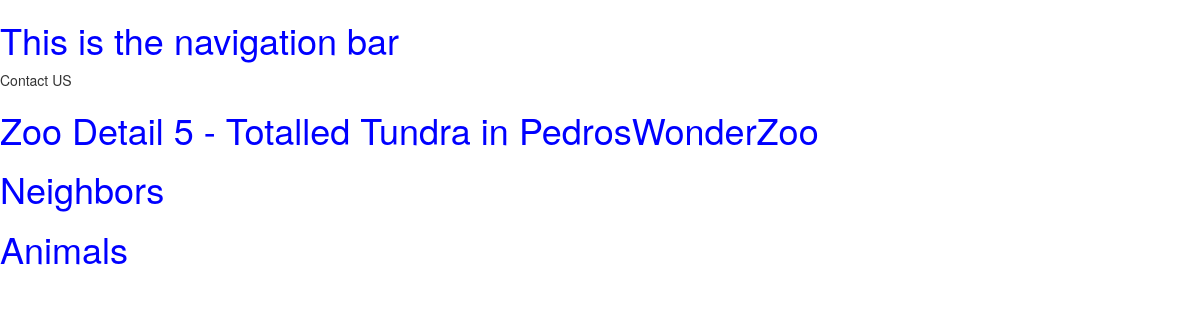
/zoo/exhibit/5, run on an earlier commit of the app's database.
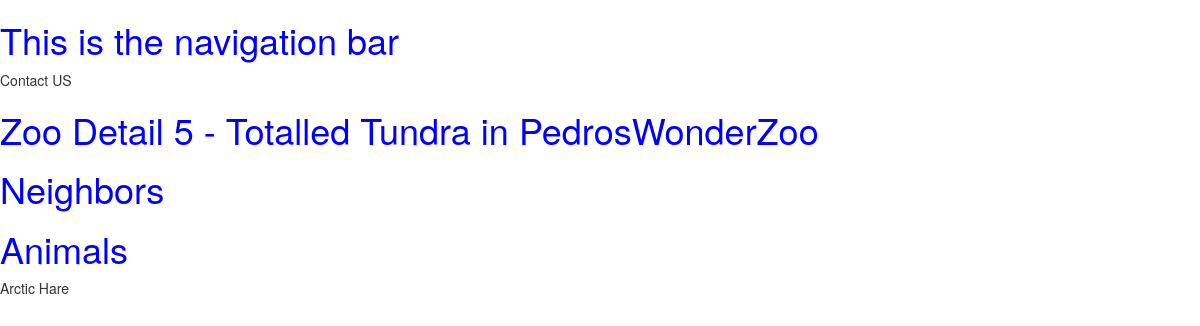
And on a later commit of the database.
### zoo/models.py (models this page shows, shortened)
class Exhibit(models.Model):
	name = models.CharField(max_length=200, help_text="Enter an Exhibit Name)")
	zoo = models.ForeignKey('Zoo', on_delete=models.SET_NULL, null=True)

class Zoo(models.Model):
	name = models.CharField(max_length=200, help_text="Enter a Zoo Name)")
	logoFileName = models.CharField(max_length=200, help_text="Enter a logo image", null=True)

class Animal(models.Model):
	name = models.CharField(max_length=200, help_text="Enter an Exhibit Name)")
	imageFileName = models.CharField(max_length=200, help_text="Enter Image", null=True)
	exhibit = models.ForeignKey('Exhibit', on_delete=models.SET_NULL, null=True)
	soundFileName = models.CharField(max_length=200, help_text="Enter Sound File", null=True, blank=True)
	habitatDescription = models.TextField(max_length=1000, help_text="Enter Habitat Description")

### zoo/views.py (the view)
# urls.py: path('exhibit/<int:pk>', views.ExhibitDetailView.as_view(), name='exhibitDetail'),
class ExhibitDetailView(generic.DetailView):
	model = Exhibit

### zoo/templates/zoo/exhibit_detail.html (shortened to what this page needs)
{% extends "base_generic.html" %}
{% block content %}
<h1>Zoo Detail {{ exhibit.id }} - {{ exhibit.name }} in {{ exhibit.zoo.name }}</h1>
<h1>Neighbors</h1>
<h1>Animals</h1>
{% for animal in exhibit.animal_set.all %}
	<p>{{ animal.name }}</p>
{% endfor %}
{% endblock %}

### zoo/templates/base_generic.html (shortened to what this page needs)
<!DOCTYPE html>
<html lang="en">
<head>
  <link rel="stylesheet" href="https://maxcdn.bootstrapcdn.com/bootstrap/3.3.7/css/bootstrap.min.css">
  {% load static %}
  <link rel="stylesheet" href="{% static 'css/styles.css' %}">
</head>
<body>
	<h1>This is the navigation bar</h1>
	<p>Contact US</p>
	{% block content %}{% endblock %}
</body>
</html>

### zoo/static/css/styles.css (style rules this page uses)
h1 { color: blue; }

What changed in the data, as far as the page shows it:
added Animal: name "Arctic Hare"
